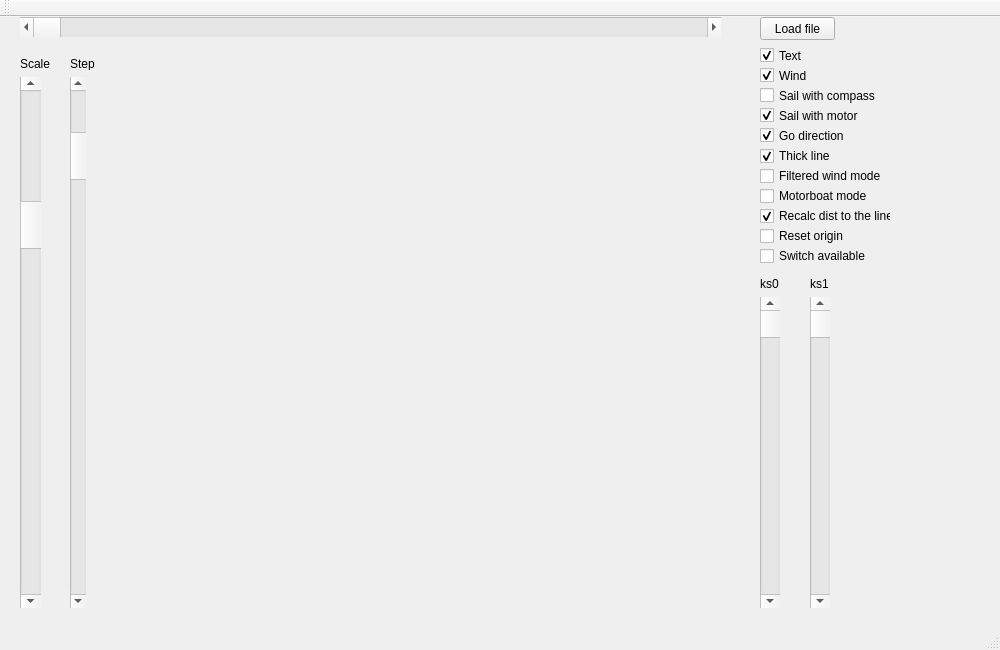
<?xml version="1.0" encoding="UTF-8"?>
<ui version="4.0">
 <class>MainWindow</class>
 <widget class="QMainWindow" name="MainWindow">
  <property name="enabled">
   <bool>true</bool>
  </property>
  <property name="geometry">
   <rect>
    <x>0</x>
    <y>0</y>
    <width>1000</width>
    <height>650</height>
   </rect>
  </property>
  <property name="minimumSize">
   <size>
    <width>1000</width>
    <height>650</height>
   </size>
  </property>
  <property name="maximumSize">
   <size>
    <width>1000</width>
    <height>650</height>
   </size>
  </property>
  <property name="cursor">
   <cursorShape>PointingHandCursor</cursorShape>
  </property>
  <property name="windowTitle">
   <string>Interface pour VAIMOS (luc.jaulin@ensta-bretagne.fr)</string>
  </property>
  <widget class="QWidget" name="centralWidget">
   <widget class="widgetVaimos" name="widgetVaimos1" native="true">
    <property name="geometry">
     <rect>
      <x>120</x>
      <y>30</y>
      <width>600</width>
      <height>600</height>
     </rect>
    </property>
    <property name="minimumSize">
     <size>
      <width>600</width>
      <height>600</height>
     </size>
    </property>
   </widget>
   <widget class="QScrollBar" name="k0_horizontalScrollBar">
    <property name="geometry">
     <rect>
      <x>20</x>
      <y>0</y>
      <width>701</width>
      <height>20</height>
     </rect>
    </property>
    <property name="minimum">
     <number>0</number>
    </property>
    <property name="maximum">
     <number>50000</number>
    </property>
    <property name="singleStep">
     <number>1</number>
    </property>
    <property name="value">
     <number>0</number>
    </property>
    <property name="orientation">
     <enum>Qt::Horizontal</enum>
    </property>
   </widget>
   <widget class="QScrollBar" name="Echelle_verticalScrollBar">
    <property name="geometry">
     <rect>
      <x>20</x>
      <y>60</y>
      <width>21</width>
      <height>531</height>
     </rect>
    </property>
    <property name="minimum">
     <number>1</number>
    </property>
    <property name="maximum">
     <number>100</number>
    </property>
    <property name="singleStep">
     <number>1</number>
    </property>
    <property name="value">
     <number>25</number>
    </property>
    <property name="orientation">
     <enum>Qt::Vertical</enum>
    </property>
   </widget>
   <widget class="QPushButton" name="pushButtonLoadFile">
    <property name="geometry">
     <rect>
      <x>760</x>
      <y>0</y>
      <width>75</width>
      <height>23</height>
     </rect>
    </property>
    <property name="text">
     <string>Load file</string>
    </property>
   </widget>
   <widget class="QScrollBar" name="Step_verticalScrollBar">
    <property name="geometry">
     <rect>
      <x>70</x>
      <y>60</y>
      <width>16</width>
      <height>531</height>
     </rect>
    </property>
    <property name="minimum">
     <number>1</number>
    </property>
    <property name="value">
     <number>10</number>
    </property>
    <property name="orientation">
     <enum>Qt::Vertical</enum>
    </property>
   </widget>
   <widget class="QCheckBox" name="Wind_checkBox">
    <property name="geometry">
     <rect>
      <x>760</x>
      <y>50</y>
      <width>131</width>
      <height>17</height>
     </rect>
    </property>
    <property name="text">
     <string>Wind</string>
    </property>
    <property name="checked">
     <bool>true</bool>
    </property>
   </widget>
   <widget class="QCheckBox" name="Sail1_checkBox">
    <property name="enabled">
     <bool>true</bool>
    </property>
    <property name="geometry">
     <rect>
      <x>760</x>
      <y>70</y>
      <width>131</width>
      <height>17</height>
     </rect>
    </property>
    <property name="acceptDrops">
     <bool>false</bool>
    </property>
    <property name="text">
     <string>Sail with compass</string>
    </property>
    <property name="checked">
     <bool>false</bool>
    </property>
   </widget>
   <widget class="QCheckBox" name="Sail2_checkBox">
    <property name="geometry">
     <rect>
      <x>760</x>
      <y>90</y>
      <width>131</width>
      <height>17</height>
     </rect>
    </property>
    <property name="text">
     <string>Sail with motor</string>
    </property>
    <property name="checked">
     <bool>true</bool>
    </property>
   </widget>
   <widget class="QCheckBox" name="Text_checkBox">
    <property name="geometry">
     <rect>
      <x>760</x>
      <y>30</y>
      <width>131</width>
      <height>17</height>
     </rect>
    </property>
    <property name="text">
     <string>Text</string>
    </property>
    <property name="checked">
     <bool>true</bool>
    </property>
   </widget>
   <widget class="QCheckBox" name="Go_checkBox">
    <property name="geometry">
     <rect>
      <x>760</x>
      <y>110</y>
      <width>131</width>
      <height>17</height>
     </rect>
    </property>
    <property name="text">
     <string>Go direction</string>
    </property>
    <property name="checked">
     <bool>true</bool>
    </property>
   </widget>
   <widget class="QScrollBar" name="ks0_verticalScrollBar">
    <property name="geometry">
     <rect>
      <x>760</x>
      <y>280</y>
      <width>20</width>
      <height>311</height>
     </rect>
    </property>
    <property name="orientation">
     <enum>Qt::Vertical</enum>
    </property>
   </widget>
   <widget class="QScrollBar" name="ks1_verticalScrollBar">
    <property name="geometry">
     <rect>
      <x>810</x>
      <y>280</y>
      <width>20</width>
      <height>311</height>
     </rect>
    </property>
    <property name="orientation">
     <enum>Qt::Vertical</enum>
    </property>
   </widget>
   <widget class="QLabel" name="ks0_label">
    <property name="geometry">
     <rect>
      <x>760</x>
      <y>260</y>
      <width>46</width>
      <height>13</height>
     </rect>
    </property>
    <property name="text">
     <string>ks0</string>
    </property>
   </widget>
   <widget class="QLabel" name="ks1_label">
    <property name="geometry">
     <rect>
      <x>810</x>
      <y>260</y>
      <width>46</width>
      <height>13</height>
     </rect>
    </property>
    <property name="text">
     <string>ks1</string>
    </property>
   </widget>
   <widget class="QLabel" name="Echelle_label">
    <property name="geometry">
     <rect>
      <x>20</x>
      <y>40</y>
      <width>46</width>
      <height>13</height>
     </rect>
    </property>
    <property name="text">
     <string>Scale</string>
    </property>
   </widget>
   <widget class="QLabel" name="Step_label">
    <property name="geometry">
     <rect>
      <x>70</x>
      <y>40</y>
      <width>46</width>
      <height>13</height>
     </rect>
    </property>
    <property name="text">
     <string>Step</string>
    </property>
   </widget>
   <widget class="QCheckBox" name="FilteredWindDirMode_checkBox">
    <property name="geometry">
     <rect>
      <x>760</x>
      <y>150</y>
      <width>131</width>
      <height>18</height>
     </rect>
    </property>
    <property name="text">
     <string>Filtered wind mode</string>
    </property>
    <property name="checked">
     <bool>false</bool>
    </property>
   </widget>
   <widget class="QCheckBox" name="ResetOrigin_checkBox">
    <property name="geometry">
     <rect>
      <x>760</x>
      <y>210</y>
      <width>131</width>
      <height>18</height>
     </rect>
    </property>
    <property name="text">
     <string>Reset origin</string>
    </property>
   </widget>
   <widget class="QCheckBox" name="ThickLine_checkBox">
    <property name="geometry">
     <rect>
      <x>760</x>
      <y>130</y>
      <width>131</width>
      <height>18</height>
     </rect>
    </property>
    <property name="text">
     <string>Thick line</string>
    </property>
    <property name="checked">
     <bool>true</bool>
    </property>
   </widget>
   <widget class="QCheckBox" name="MotorboatMode_checkBox">
    <property name="geometry">
     <rect>
      <x>760</x>
      <y>170</y>
      <width>131</width>
      <height>18</height>
     </rect>
    </property>
    <property name="text">
     <string>Motorboat mode</string>
    </property>
   </widget>
   <widget class="QCheckBox" name="Recalce_checkBox">
    <property name="geometry">
     <rect>
      <x>760</x>
      <y>190</y>
      <width>131</width>
      <height>18</height>
     </rect>
    </property>
    <property name="text">
     <string>Recalc dist to the line</string>
    </property>
    <property name="checked">
     <bool>true</bool>
    </property>
   </widget>
   <widget class="QCheckBox" name="SwitchAvailable_checkBox">
    <property name="geometry">
     <rect>
      <x>760</x>
      <y>230</y>
      <width>131</width>
      <height>18</height>
     </rect>
    </property>
    <property name="text">
     <string>Switch available</string>
    </property>
   </widget>
  </widget>
  <widget class="QMenuBar" name="menuBar">
   <property name="geometry">
    <rect>
     <x>0</x>
     <y>0</y>
     <width>1000</width>
     <height>20</height>
    </rect>
   </property>
  </widget>
  <widget class="QToolBar" name="mainToolBar">
   <attribute name="toolBarArea">
    <enum>TopToolBarArea</enum>
   </attribute>
   <attribute name="toolBarBreak">
    <bool>false</bool>
   </attribute>
  </widget>
  <widget class="QStatusBar" name="statusBar"/>
 </widget>
 <layoutdefault spacing="6" margin="11"/>
 <customwidgets>
  <customwidget>
   <class>widgetVaimos</class>
   <extends>QWidget</extends>
   <header>widgetVaimos.h</header>
   <container>1</container>
   <slots>
    <signal>SetValue_kmax(int)</signal>
    <signal>SetValue_ks0(int)</signal>
    <signal>SetValue_ks1(int)</signal>
    <slot>VaimosStart()</slot>
    <slot>SetValue_k0(int)</slot>
    <slot>SetValue_ks0(int)</slot>
    <slot>SetValue_ks1(int)</slot>
    <slot>SetValue_Echelle(int)</slot>
    <slot>LoadFile()</slot>
   </slots>
  </customwidget>
 </customwidgets>
 <resources/>
 <connections/>
</ui>
